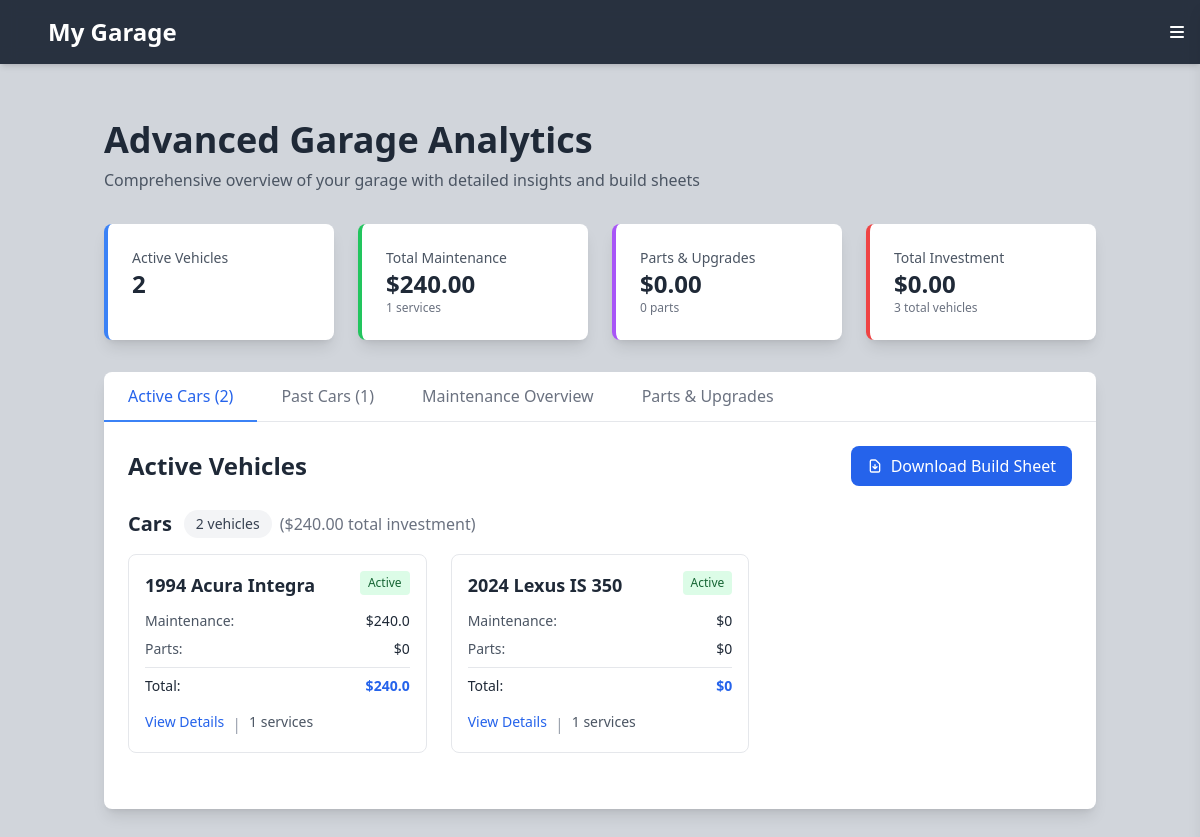
The page /adv_garage (signed in) on the database its author committed.
### tables this page shows
CREATE TABLE cars (
                id INTEGER PRIMARY KEY AUTOINCREMENT,
                user_id INTEGER NOT NULL,
                vehicle_type TEXT NOT NULL DEFAULT 'Car',
                make TEXT NOT NULL,
                model TEXT NOT NULL,
                year INTEGER NOT NULL,
                image_path TEXT,
                status TEXT NOT NULL DEFAULT 'active' CHECK (status IN ('active', 'past')),
                reason TEXT, hours REAL, miles REAL, purchase_date DATE, sell_date DATE,
                FOREIGN KEY (user_id) REFERENCES users(id) ON DELETE CASCADE
            );

### app.py (the view)
@app.route('/adv_garage')
@login_required
def adv_garage():
    conn = get_db_connection()
    conn.row_factory = sqlite3.Row
    active_cars = conn.execute('''
        SELECT * FROM cars
        WHERE user_id = ? AND status = 'active'
        ORDER BY vehicle_type, make, model, year DESC
    ''', (session['user_id'],)).fetchall()
    past_cars = conn.execute('''
        SELECT * FROM cars
        WHERE user_id = ? AND status = 'past'
        ORDER BY vehicle_type, make, model, year DESC
    ''', (session['user_id'],)).fetchall()
    maintenance_data = conn.execute('''
        SELECT c.id, c.make, c.model, c.year, mr.date, mr.service_type, mr.cost, mr.description, mr.shop_name
        FROM cars c
        LEFT JOIN maintenance_records mr ON c.id = mr.car_id
        WHERE c.user_id = ?
        ORDER BY c.make, c.model, mr.date DESC
    ''', (session['user_id'],)).fetchall()
    parts_data = conn.execute('''
        SELECT c.id, c.make, c.model, c.year, ap.part_name, ap.brand, ap.cost, ap.install_date, ap.notes
        FROM cars c
        LEFT JOIN aftermarket_parts ap ON c.id = ap.car_id
        WHERE c.user_id = ?
        ORDER BY c.make, c.model, ap.install_date DESC
    ''', (session['user_id'],)).fetchall()
    total_maintenance_cost = sum(m['cost'] or 0 for m in maintenance_data)
    total_parts_cost = sum(p['cost'] or 0 for p in parts_data)
    total_cost = total_maintenance_cost + total_parts_cost
    maintenance_count = len([m for m in maintenance_data if m['service_type']])
    parts_count = len([p for p in parts_data if p['part_name']])
    cars_with_data = {}
    for car in active_cars + past_cars:
        car_id = str(car['id'])  # Convert to string to ensure consistent key type
        car_maintenance = [dict(m) for m in maintenance_data if str(m['id']) == car_id]
        car_parts = [dict(p) for p in parts_data if str(p['id']) == car_id]
        maintenance_cost = sum(m['cost'] or 0 for m in car_maintenance)
        parts_cost = sum(p['cost'] or 0 for p in car_parts)
        total_cost = maintenance_cost + parts_cost
        cars_with_data[car_id] = {
            'car': dict(car),
            'maintenance': car_maintenance,
            'parts': car_parts,
            'maintenance_cost': maintenance_cost,
            'parts_cost': parts_cost,
            'total_cost': total_cost
        }
    def group_by_vehicle_type(cars_list):
        grouped = {}
        for car in cars_list:
            vehicle_type = car['vehicle_type'] or 'Other'
            if vehicle_type not in grouped:
                grouped[vehicle_type] = []
            grouped[vehicle_type].append(car)
        return grouped
    active_cars_by_type = group_by_vehicle_type(active_cars)
    past_cars_by_type = group_by_vehicle_type(past_cars)
    vehicle_type_stats = {}
    for vehicle_type in set(active_cars_by_type.keys()) | set(past_cars_by_type.keys()):
        active_count = len(active_cars_by_type.get(vehicle_type, []))
        past_count = len(past_cars_by_type.get(vehicle_type, []))
        active_cost = sum(cars_with_data[str(car['id'])]['total_cost'] for car in active_cars_by_type.get(vehicle_type, []))
        past_cost = sum(cars_with_data[str(car['id'])]['total_cost'] for car in past_cars_by_type.get(vehicle_type, []))
        vehicle_type_stats[vehicle_type] = {
            'active_count': active_count,
            'past_count': past_count,
            'total_count': active_count + past_count,
            'active_cost': active_cost,
            'past_cost': past_cost,
            'total_cost': active_cost + past_cost
        }
    conn.close()
    return render_template('adv_garage.html',
        active_cars=active_cars,
        past_cars=past_cars,
        active_cars_by_type=active_cars_by_type,
        past_cars_by_type=past_cars_by_type,
        vehicle_type_stats=vehicle_type_stats,
        maintenance_data=maintenance_data,
        parts_data=parts_data,
        cars_with_data=cars_with_data,
        total_maintenance_cost=total_maintenance_cost,
        total_parts_cost=total_parts_cost,
        total_cost=total_cost,
        maintenance_count=maintenance_count,
        parts_count=parts_count)

### app.py (called while the page is built)
@app.template_filter('currency')
def currency(value):
    try:
        return f"${float(value):,.2f}"
    except (ValueError, TypeError):
        return "$0.00"

def get_db_connection():
    conn = sqlite3.connect('cars.db')
    conn.row_factory = sqlite3.Row
    return conn

def login_required(f):
    @wraps(f)
    def decorated_function(*args, **kwargs):
        if 'user_id' not in session:
            return redirect(url_for('login', next=request.url))
        return f(*args, **kwargs)
    return decorated_function

### templates/adv_garage.html (shortened to what this page needs)
{% extends "base.html" %}
{% block content %}
<div class="container mx-auto px-4 py-8">
    <div class="mb-8">
        <h1 class="text-4xl font-bold text-gray-800 mb-2">Advanced Garage Analytics</h1>
        <p class="text-gray-600">Comprehensive overview of your garage with detailed insights and build sheets</p>
    </div>
    <div class="grid grid-cols-1 md:grid-cols-2 lg:grid-cols-4 gap-6 mb-8">
        <div class="bg-white rounded-lg shadow-lg p-6 border-l-4 border-blue-500">
            <p class="text-sm text-gray-600">Active Vehicles</p>
            <p class="text-2xl font-bold text-gray-800">
                {{ active_cars | length }}
            </p>
        </div>
        <div class="bg-white rounded-lg shadow-lg p-6 border-l-4 border-green-500">
            <p class="text-sm text-gray-600">Total Maintenance</p>
            <p class="text-2xl font-bold text-gray-800">
                {{ total_maintenance_cost | currency }}
            </p>
            <p class="text-xs text-gray-500">{{ maintenance_count }} services</p>
        </div>
        <div class="bg-white rounded-lg shadow-lg p-6 border-l-4 border-purple-500">
            <p class="text-sm text-gray-600">Parts & Upgrades</p>
            <p class="text-2xl font-bold text-gray-800">
                {{ total_parts_cost | currency }}
            </p>
            <p class="text-xs text-gray-500">{{ parts_count }} parts</p>
        </div>
        <div class="bg-white rounded-lg shadow-lg p-6 border-l-4 border-red-500">
            <p class="text-sm text-gray-600">Total Investment</p>
            <p class="text-2xl font-bold text-gray-800">
                {{ total_cost | currency }}
            </p>
            <p class="text-xs text-gray-500">
                {{ (active_cars|length) + (past_cars|length) }} total vehicles
            </p>
        </div>
    </div>
    <div class="bg-white rounded-lg shadow-lg">
        <div class="border-b border-gray-200">
            <nav class="flex -mb-px">
                <button onclick="showTab('active-cars')" class="tab-btn active-tab px-6 py-3 border-b-2 border-blue-500 font-medium text-blue-600">
                    Active Cars ({{ active_cars|length }})
                </button>
                <button onclick="showTab('past-cars')" class="tab-btn px-6 py-3 border-b-2 border-transparent font-medium text-gray-500 hover:text-gray-700">
                    Past Cars ({{ past_cars|length }})
                </button>
                <button onclick="showTab('maintenance')" class="tab-btn px-6 py-3 border-b-2 border-transparent font-medium text-gray-500 hover:text-gray-700">
                    Maintenance Overview
                </button>
                <button onclick="showTab('parts')" class="tab-btn px-6 py-3 border-b-2 border-transparent font-medium text-gray-500 hover:text-gray-700">
                    Parts & Upgrades
                </button>
            </nav>
        </div>
        <div class="p-6">
            <div id="active-cars" class="tab-content">
                <div class="flex justify-between items-center mb-6">
                    <h2 class="text-2xl font-bold text-gray-800">Active Vehicles</h2>
                    <button onclick="downloadBuildSheet('active')" class="bg-blue-600 hover:bg-blue-700 text-white px-4 py-2 rounded-lg flex items-center gap-2">
                        <svg class="w-4 h-4" fill="none" stroke="currentColor" viewBox="0 0 24 24">
                            <path stroke-linecap="round" stroke-linejoin="round" stroke-width="2" d="M12 10v6m0 0l-3-3m3 3l3-3m2 8H7a2 2 0 01-2-2V5a2 2 0 012-2h5.586a1 1 0 01.707.293l5.414 5.414a1 1 0 01.293.707V19a2 2 0 01-2 2z"></path>
                        </svg>
                        Download Build Sheet
                    </button>
                </div>
                {% for vehicle_type, cars in active_cars_by_type.items() %}
                <div class="mb-8">
                    <div class="flex items-center mb-4">
                        <h3 class="text-xl font-semibold text-gray-800 capitalize">{{ vehicle_type }}s</h3>
                        <span class="ml-3 bg-gray-100 text-gray-700 text-sm px-3 py-1 rounded-full">
                            {{ cars|length }} vehicle{{ 's' if cars|length != 1 else '' }}
                        </span>
                        <span class="ml-2 text-gray-500">
                            (${{ "{:,.2f}".format(vehicle_type_stats[vehicle_type]['active_cost']) }} total investment)
                        </span>
                    </div>
                    <div class="grid grid-cols-1 md:grid-cols-2 lg:grid-cols-3 gap-6">
                        {% for car in cars %}
                            <div class="border rounded-lg p-4 hover:shadow-lg transition-shadow">
                                <div class="flex justify-between items-start mb-3">
                                    <h4 class="text-lg font-semibold text-gray-800">{{ car.year }} {{ car.make }} {{ car.model }}</h4>
                                    <span class="bg-green-100 text-green-800 text-xs px-2 py-1 rounded">Active</span>
                                </div>
                                <div class="space-y-2 text-sm">
                                    <div class="flex justify-between">
                                        <span class="text-gray-600">Maintenance:</span>
                                        <span class="font-medium">${{ cars_with_data[car.id|string]['maintenance_cost'] | round(2) }}</span>
                                    </div>
                                    <div class="flex justify-between">
                                        <span class="text-gray-600">Parts:</span>
                                        <span class="font-medium">${{ cars_with_data[car.id|string]['parts_cost'] | round(2) }}</span>
                                    </div>
                                    <div class="flex justify-between border-t pt-2">
                                        <span class="text-gray-800 font-medium">Total:</span>
                                        <span class="font-bold text-blue-600">${{ cars_with_data[car.id|string]['total_cost'] | round(2) }}</span>
                                    </div>
                                </div>
                                <div class="mt-4 flex gap-2">
                                    <a href="{{ url_for('car_detail', car_id=car.id) }}" class="text-blue-600 hover:text-blue-800 text-sm">View Details</a>
                                    <span class="text-gray-400">|</span>
                                    <span class="text-gray-600 text-sm">{{ cars_with_data[car.id|string]['maintenance']|length }} services</span>
                                </div>
                            </div>
                        {% endfor %}
                    </div>
                </div>
                {% endfor %}
            </div>
        </div>
    </div>
</div>
{% endblock %}

### templates/adv_garage.html (style rules this page uses)
.active-tab { border-bottom-color: #3B82F6 !important; color: #2563EB !important; }

### rows shown on the page
cars: vehicle_type "Car", cars "2", value "s", vehicle_type "240.00", year "1994", make "Acura", model "Integra", cars_with_data "240.0", cars_with_data "0", cars_with_data "1"
cars: year "2024", make "Lexus", model "IS 350", cars_with_data "0", cars_with_data "1"

### other values the page prints
{{ active_cars | length }} "2"
{{ total_maintenance_cost | currency }} "$240.00"
{{ maintenance_count }} "1"
{{ total_parts_cost | currency }} "$0.00"
{{ parts_count }} "0"
{{ total_cost | currency }} "$0.00"
{{ (active_cars|length) + (past_cars|length) }} "3"
{{ active_cars|length }} "2"
{{ past_cars|length }} "1"
